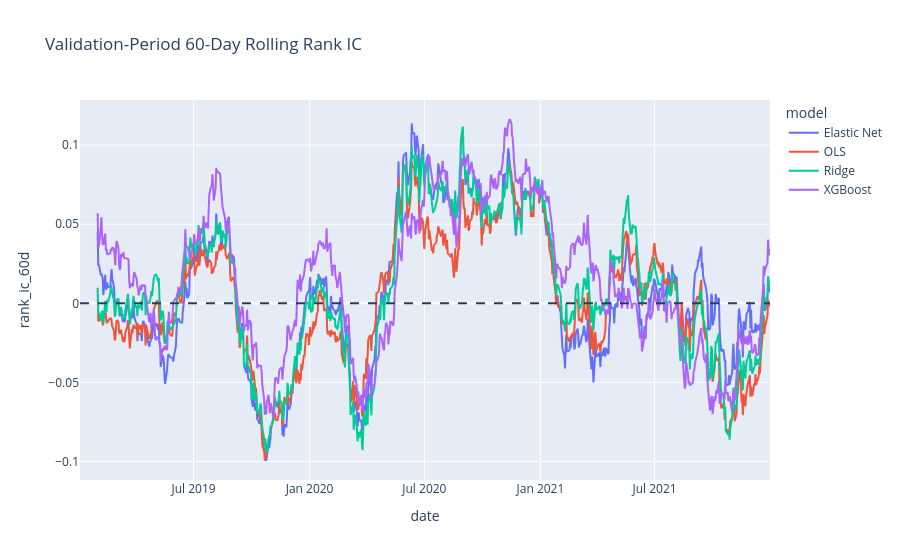

The notebook cell saved with this chart:
### Code cell
# Plot
fig = px.line(
    rank_ic_series,
    x="date",
    y="rank_ic_60d",
    color="model",
    title=(
        "Validation-Period "
        "60-Day Rolling Rank IC"
    ),
)

fig.add_hline(
    y=0,
    line_dash="dash"
)

fig.show()

### Figure 1 — Plotly figure (JSON) as saved in the notebook; plotly's stock layout.template omitted (floating-point values rounded to 4 significant figures; data arrays with more than 128 entries replaced by an {"elided": "..."} marker saying what was removed)
{"data": [{"hovertemplate": "model=Elastic Net<br>date=%{x}<br>rank_ic_60d=%{y}<extra></extra>", "legendgroup": "Elastic Net", "line": {"color": "#636efa", "dash": "solid"}, "marker": {"symbol": "circle"}, "mode": "lines", "name": "Elastic Net", "showlegend": true, "type": "scattergl", "x": {"elided": "757 str values"}, "xaxis": "x", "y": {"elided": "757 float values"}, "yaxis": "y"}, {"hovertemplate": "model=OLS<br>date=%{x}<br>rank_ic_60d=%{y}<extra></extra>", "legendgroup": "OLS", "line": {"color": "#EF553B", "dash": "solid"}, "marker": {"symbol": "circle"}, "mode": "lines", "name": "OLS", "showlegend": true, "type": "scattergl", "x": {"elided": "757 str values"}, "xaxis": "x", "y": {"elided": "757 float values"}, "yaxis": "y"}, {"hovertemplate": "model=Ridge<br>date=%{x}<br>rank_ic_60d=%{y}<extra></extra>", "legendgroup": "Ridge", "line": {"color": "#00cc96", "dash": "solid"}, "marker": {"symbol": "circle"}, "mode": "lines", "name": "Ridge", "showlegend": true, "type": "scattergl", "x": {"elided": "757 str values"}, "xaxis": "x", "y": {"elided": "757 float values"}, "yaxis": "y"}, {"hovertemplate": "model=XGBoost<br>date=%{x}<br>rank_ic_60d=%{y}<extra></extra>", "legendgroup": "XGBoost", "line": {"color": "#ab63fa", "dash": "solid"}, "marker": {"symbol": "circle"}, "mode": "lines", "name": "XGBoost", "showlegend": true, "type": "scattergl", "x": {"elided": "757 str values"}, "xaxis": "x", "y": {"elided": "757 float values"}, "yaxis": "y"}], "layout": {"legend": {"title": {"text": "model"}, "tracegroupgap": 0}, "shapes": [{"line": {"dash": "dash"}, "type": "line", "x0": 0, "x1": 1, "xref": "x domain", "y0": 0, "y1": 0, "yref": "y"}], "title": {"text": "Validation-Period 60-Day Rolling Rank IC"}, "xaxis": {"anchor": "y", "domain": [0, 1], "title": {"text": "date"}}, "yaxis": {"anchor": "x", "domain": [0, 1], "title": {"text": "rank_ic_60d"}}}}
